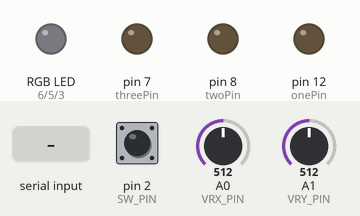
Simulated run of this sketch. Board: Arduino Uno, built with avr-gcc and run on an emulated ATmega328P. Shown: an RGB LED mixed from three pins (HIGH = lit), output pins drawn as LEDs (lit = HIGH). The inputs (shaded band) are chosen by the test bench; at power-on: pin 2 (SW_PIN) HIGH, A0 (VRX_PIN) = 512, A1 (VRY_PIN) = 512. What the sketch prints to the serial monitor is not drawn.

Above: at 1.2 s.
1.3 s: "90,45,200,10\n" received over Serial
At 2.4 s:
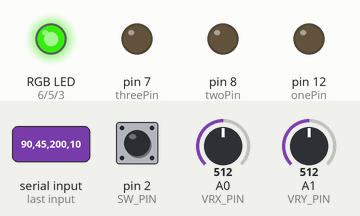
2.8 s: "30,150,10,200\n" received over Serial
At 3.5 s:
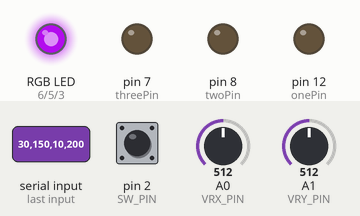
Timing chart, 0 to 5.8 s (numbered marks = the images above; inputs shaded):
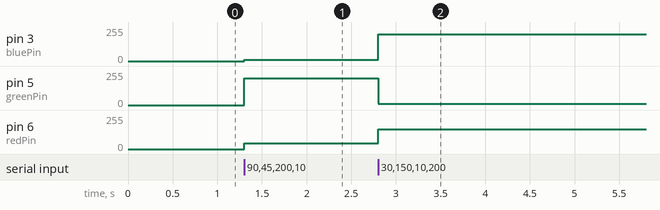

Measured:
- after the input at 1.3 s, pin 3 (bluePin): 0/255 → 10/255 at once; pin 5 (greenPin): 0/255 → 200/255 at once; pin 6 (redPin): 0/255 → 45/255 at once
- after the input at 2.8 s, pin 3 (bluePin): 10/255 → 200/255 at once; pin 5 (greenPin): 200/255 → 10/255 at once; pin 6 (redPin): 45/255 → 150/255 at once

The sketch:

projex.ino
```cpp
// youtube link:  https://www.youtube.com/watch?v=Nb9F6BK_W34

#define VRX_PIN A0
#define VRY_PIN A1
#define SW_PIN 2

const int onePin = 12;
const int twoPin = 8;
const int threePin = 7;

const int redPin = 6;
const int greenPin = 5;
const int bluePin = 3;

int joyX = 0;
int joyY = 0;
int sw = 0;

const int numReadings = 10;

int xReadings[numReadings];
int yReadings[numReadings];
int readIndex = 0;
float xTotal = 0;
float yTotal = 0;
float xAverage = 0;
float yAverage = 0;
float xStart;
float yStart;
bool start = false;
unsigned long lastTime;
const int interval = 16;

void setup() {
  // put your setup code here, to run once:
  Serial.begin(57600);

  pinMode(onePin, OUTPUT);
  pinMode(twoPin, OUTPUT);
  pinMode(threePin, OUTPUT);

  pinMode(redPin, OUTPUT);
  pinMode(greenPin, OUTPUT);
  pinMode(bluePin, OUTPUT);

  pinMode(SW_PIN, INPUT_PULLUP);
  for (int i = 0; i < numReadings; i++) {
    xReadings[i] = 0;
    yReadings[i] = 0;
  }
}

void loop() {
  // put your main code here, to run repeatedly:

  while (Serial.available() > 0) {

    int maze = Serial.parseInt();
    int red = Serial.parseInt();
    int green = Serial.parseInt();
    int blue = Serial.parseInt();

    if (Serial.read() == '\n') {
      red = constrain(red, 0, 255);
      green = constrain(green, 0, 255);
      blue = constrain(blue, 0, 255);

      if (maze == 1) {
        digitalWrite(onePin, HIGH);
      }
      else if (maze == 2) {
        digitalWrite(onePin, HIGH);
        digitalWrite(twoPin, HIGH);
      }
      else if (maze == 3) {
        digitalWrite(onePin, HIGH);
        digitalWrite(twoPin, HIGH);
        digitalWrite(threePin, HIGH);
      }
      else {
        digitalWrite(onePin, LOW);
        digitalWrite(twoPin, LOW);
        digitalWrite(threePin, LOW);
      }

      analogWrite(redPin, red);
      analogWrite(greenPin, green);
      analogWrite(bluePin, blue);
    }
  }

  int x = analogRead(VRX_PIN);
  int y = analogRead(VRY_PIN);
  int sw = digitalRead(SW_PIN);

  xTotal = xTotal - xReadings[readIndex];
  yTotal = yTotal - yReadings[readIndex];

  xReadings[readIndex] = x;
  yReadings[readIndex] = y;

  xTotal = xTotal + x;
  yTotal = yTotal + y;

  readIndex = readIndex + 1;

  xAverage = xTotal / numReadings;
  yAverage = yTotal / numReadings;

  if (readIndex >= numReadings) {
    readIndex = 0;
    if (!start) {
      xStart = xAverage;
      yStart = yAverage;
      start = true;
    }
  }

  if (start) {
    unsigned long now = millis();
    if (now - lastTime > interval) {
      Serial.print((int) (xAverage - xStart));
      Serial.print(", ");
      Serial.print((int) (yAverage - yStart));
      Serial.print(", ");
      Serial.println(!sw);

      lastTime = now;
    }
  }
}
```
